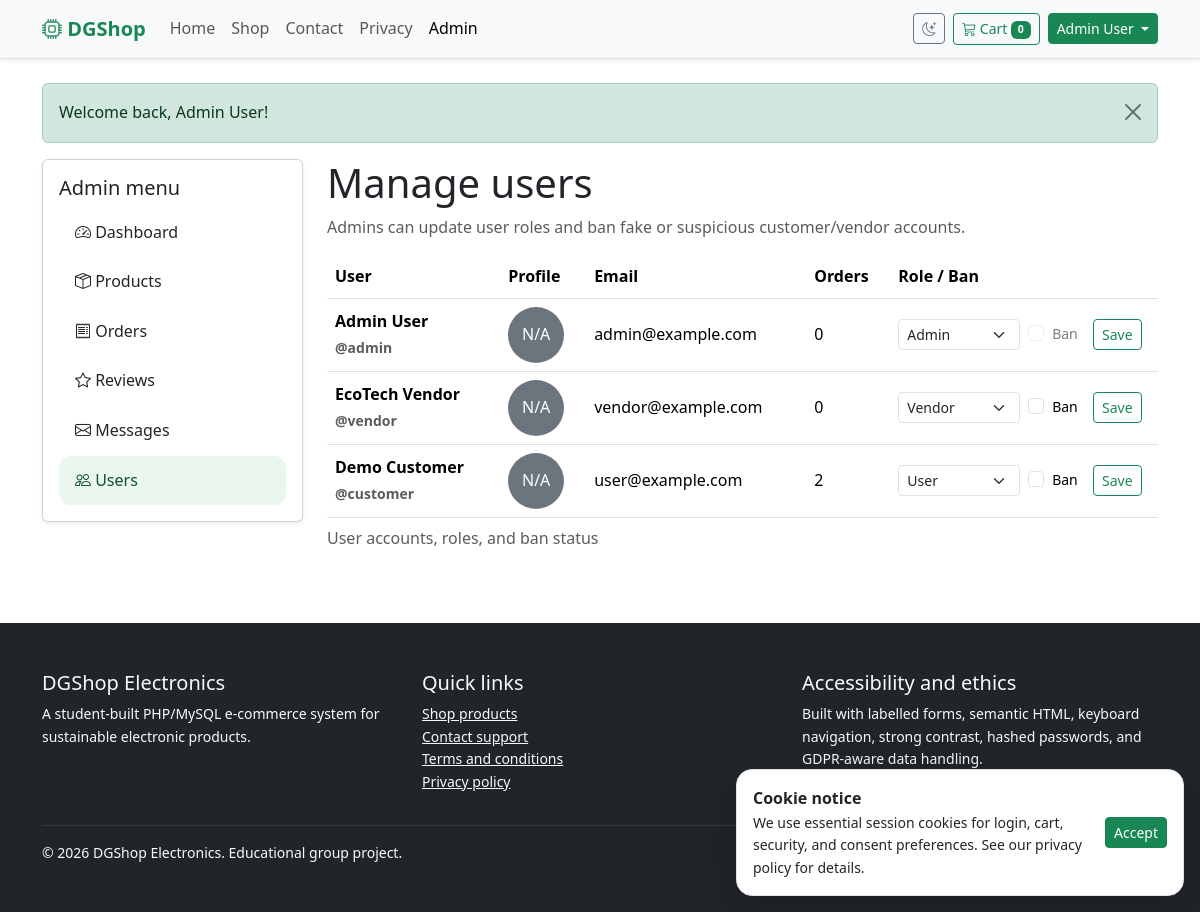
The page /admin/users.php (signed in) on the database its author committed.
### tables this page shows
CREATE TABLE users (
  id INT UNSIGNED AUTO_INCREMENT PRIMARY KEY,
  name VARCHAR(120) NOT NULL,
  username VARCHAR(30) NOT NULL UNIQUE,
  email VARCHAR(190) NOT NULL UNIQUE,
  password_hash VARCHAR(255) NOT NULL,
  role ENUM('admin', 'vendor', 'user') NOT NULL DEFAULT 'user',
  created_at TIMESTAMP NOT NULL DEFAULT CURRENT_TIMESTAMP
);

### includes/functions.php (called while the page is built, shortened)
<?php
require_once __DIR__ . '/../config/config.php';
function e(?string $value): string
{
    return htmlspecialchars((string) $value, ENT_QUOTES, 'UTF-8');
}
function url(string $path = ''): string
{
    $documentRoot = realpath($_SERVER['DOCUMENT_ROOT'] ?? '') ?: '';
    $projectRoot = realpath(dirname(__DIR__)) ?: '';
    $basePath = '';
    if ($documentRoot !== '' && substr($projectRoot, 0, strlen($documentRoot)) === $documentRoot) {
        $basePath = str_replace('\\', '/', substr($projectRoot, strlen($documentRoot)));
    }
    return rtrim($basePath, '/') . '/' . ltrim($path, '/');
}
function flash_messages(): array
{
    $messages = $_SESSION['flash'] ?? [];
    return $messages;
}
function current_user(): ?array
{
    return $_SESSION['user'] ?? null;
}
function is_logged_in(): bool
{
    return current_user() !== null;
}
function is_admin(): bool
{
    return (current_user()['role'] ?? '') === 'admin';
}
function cart(): array
{
    return $_SESSION['cart'] ?? [];
}
function cart_count(): int
{
    return array_sum(array_map('intval', cart()));
}

### config/config.php (called while the page is built, shortened)
<?php
function db(): PDO
{
    static $pdo = null;
    try {
        $dsn = 'mysql:host=' . DB_HOST . ';dbname=' . DB_NAME . ';charset=utf8mb4';
        $pdo = new PDO($dsn, DB_USER, DB_PASS, [
            PDO::ATTR_ERRMODE => PDO::ERRMODE_EXCEPTION,
            PDO::ATTR_DEFAULT_FETCH_MODE => PDO::FETCH_ASSOC,
            PDO::ATTR_EMULATE_PREPARES => false,
        ]);
    } catch (PDOException $exception) {
        render_database_setup_error($exception);
    }
    return $pdo;
}

### admin/users.php (the view, shortened to what this page needs)
<?php
require_once __DIR__ . '/../includes/functions.php';
$users = db()->query(
    'SELECT u.*, COALESCE(order_counts.order_count, 0) AS order_count
     FROM users u
     LEFT JOIN (
        SELECT user_id, COUNT(*) AS order_count
        FROM orders
        GROUP BY user_id
     ) order_counts ON order_counts.user_id = u.id
     ORDER BY u.created_at DESC'
)->fetchAll();
$active = 'admin';
include __DIR__ . '/../includes/header.php';
?>
<section class="container">
    <div class="row g-4">
        <div class="col-lg-3"><?php include __DIR__ . '/_sidebar.php'; ?></div>
        <div class="col-lg-9">
            <h1>Manage users</h1>
            <p class="text-body-secondary">
                Admins can update user roles and ban fake or suspicious customer/vendor accounts.
            </p>
            <div class="table-responsive">
                <table class="table table-hover align-middle">
                    <caption>User accounts, roles, and ban status</caption>
                    <thead>
                        <tr>
                            <th scope="col">User</th>
                            <th scope="col">Profile</th>
                            <th scope="col">Email</th>
                            <th scope="col">Orders</th>
                            <th scope="col">Role / Ban</th>
                        </tr>
                    </thead>
                    <tbody>
                        <?php foreach ($users as $user): ?>
                            <tr>
                                <th scope="row">
                                    <?= e($user['name']) ?><br>
                                    <span class="small text-body-secondary">
                                        @<?= e($user['username']) ?>
                                    </span>
                                </th>
                                <td>
                                    <?php if (!empty($user['profile_image'])): ?>
                                        <img
                                            src="<?= e(url($user['profile_image'])) ?>"
                                            alt="<?= e($user['name']) ?> profile image"
                                            width="56"
                                            height="56"
                                            class="rounded-circle border"
                                            style="object-fit: cover;"
                                        >
                                    <?php else: ?>
                                        <div
                                            class="rounded-circle bg-secondary text-white d-flex align-items-center justify-content-center"
                                            style="width:56px;height:56px;"
                                        >
                                            N/A
                                        </div>
                                    <?php endif; ?>
                                </td>
                                <td><?= e($user['email']) ?></td>
                                <td><?= (int) $user['order_count'] ?></td>
                                <td>
                                    <form class="row g-2 align-items-center" method="post">
                                        <div class="col-md-6">
                                            <select class="form-select form-select-sm" id="role-<?= (int) $user['id'] ?>" name="role">
                                                <option value="user" <?= $user['role'] === 'user' ? 'selected' : '' ?>>
                                                    User
                                                </option>
                                                <option value="vendor" <?= $user['role'] === 'vendor' ? 'selected' : '' ?>>
                                                    Vendor
                                                </option>
                                                <option value="admin" <?= $user['role'] === 'admin' ? 'selected' : '' ?>>
                                                    Admin
                                                </option>
                                            </select>
                                        </div>
                                        <div class="col-md-3">
                                            <div class="form-check">
                                                <input
                                                    class="form-check-input"
                                                    type="checkbox"
                                                    id="ban-<?= (int) $user['id'] ?>"
                                                    name="is_banned"
                                                    <?= (int) ($user['is_banned'] ?? 0) === 1 ? 'checked' : '' ?>
                                                    <?= (int) $user['id'] === (int) current_user()['id'] ? 'disabled' : '' ?>
                                                >
                                                <label class="form-check-label small" for="ban-<?= (int) $user['id'] ?>">
                                                    Ban
                                                </label>
                                            </div>
                                        </div>
                                        <div class="col-md-3">
                                            <button class="btn btn-sm btn-outline-success" type="submit">
                                                Save
                                            </button>
                                        </div>
                                    </form>
                                </td>
                            </tr>
                        <?php endforeach; ?>
                    </tbody>
                </table>
            </div>
        </div>
    </div>
</section>
<?php include __DIR__ . '/../includes/footer.php'; ?>

### includes/header.php (shortened to what this page needs)
<?php
require_once __DIR__ . '/functions.php';
$active = $active ?? '';
?>
<!doctype html>
<html lang="en" data-bs-theme="light">
<head>
    <link href="https://cdn.jsdelivr.net/npm/bootstrap@5.3.3/dist/css/bootstrap.min.css" rel="stylesheet">
    <link href="https://cdn.jsdelivr.net/npm/bootstrap-icons@1.11.3/font/bootstrap-icons.css" rel="stylesheet">
    <link href="<?= url('assets/css/styles.css') ?>" rel="stylesheet">
</head>
<body>
<header>
    <nav class="navbar navbar-expand-lg sticky-top bg-body-tertiary border-bottom shadow-sm" aria-label="Main navigation">
        <div class="container">
            <a class="navbar-brand fw-bold text-success" href="<?= url('index.php') ?>">
                <i class="bi bi-cpu" aria-hidden="true"></i> DGShop
            </a>
            <div class="collapse navbar-collapse" id="mainNav">
                <ul class="navbar-nav me-auto mb-2 mb-lg-0">
                    <li class="nav-item"><a class="nav-link <?= $active === 'home' ? 'active' : '' ?>" href="<?= url('index.php') ?>">Home</a></li>
                    <li class="nav-item"><a class="nav-link <?= $active === 'products' ? 'active' : '' ?>" href="<?= url('products.php') ?>">Shop</a></li>
                    <li class="nav-item"><a class="nav-link <?= $active === 'contact' ? 'active' : '' ?>" href="<?= url('contact.php') ?>">Contact</a></li>
                    <li class="nav-item"><a class="nav-link <?= $active === 'privacy' ? 'active' : '' ?>" href="<?= url('privacy.php') ?>">Privacy</a></li>
                    <?php if (is_admin()): ?>
                        <li class="nav-item"><a class="nav-link <?= $active === 'admin' ? 'active' : '' ?>" href="<?= url('admin/dashboard.php') ?>">Admin</a></li>
                    <?php endif; ?>
                </ul>
                <div class="d-flex align-items-center gap-2">
                    <button class="btn btn-outline-secondary btn-sm" id="themeToggle" type="button" aria-label="Toggle dark and light mode">
                        <i class="bi bi-moon-stars" aria-hidden="true"></i>
                    </button>
                    <a class="btn btn-outline-success btn-sm" href="<?= url('cart.php') ?>" aria-label="Shopping cart with <?= cart_count() ?> items">
                        <i class="bi bi-cart3" aria-hidden="true"></i> Cart <span class="badge text-bg-success"><?= cart_count() ?></span>
                    </a>
                    <?php if (is_logged_in()): ?>
                        <div class="dropdown">
                            <button class="btn btn-success btn-sm dropdown-toggle" type="button" data-bs-toggle="dropdown" aria-expanded="false">
                                <?= e(current_user()['name']) ?>
                            </button>
                        </div>
                    <?php else: ?>
                        <a class="btn btn-outline-primary btn-sm" href="<?= url('login.php') ?>">Login</a>
                        <a class="btn btn-primary btn-sm" href="<?= url('register.php') ?>">Register</a>
                    <?php endif; ?>
                </div>
            </div>
        </div>
    </nav>
</header>
<main id="main-content">
    <div class="container mt-4">
        <?php foreach (flash_messages() as $flash): ?>
            <div class="alert alert-<?= e($flash['type']) ?> alert-dismissible fade show" role="alert">
                <?= e($flash['message']) ?>
                <button type="button" class="btn-close" data-bs-dismiss="alert" aria-label="Close"></button>
            </div>
        <?php endforeach; ?>
    </div>

### assets/css/styles.css (style rules this page uses)
:root { --brand-green: #198754; --brand-dark: #10231b; --soft-green: #e9f7ef; }
body { font-family: system-ui, -apple-system, BlinkMacSystemFont, "Segoe UI", sans-serif; line-height: 1.6; }

### rows shown on the page
users: name "Admin User", username "admin", email "admin@example.com", order_count "0", role "Admin"
users: name "EcoTech Vendor", username "vendor", email "vendor@example.com", order_count "0", role "Vendor"
users: name "Demo Customer", username "customer", email "user@example.com", order_count "2", role "User"

### other values the page prints
cart_count() "0"
$flash['message'] "Welcome back, Admin User!"
